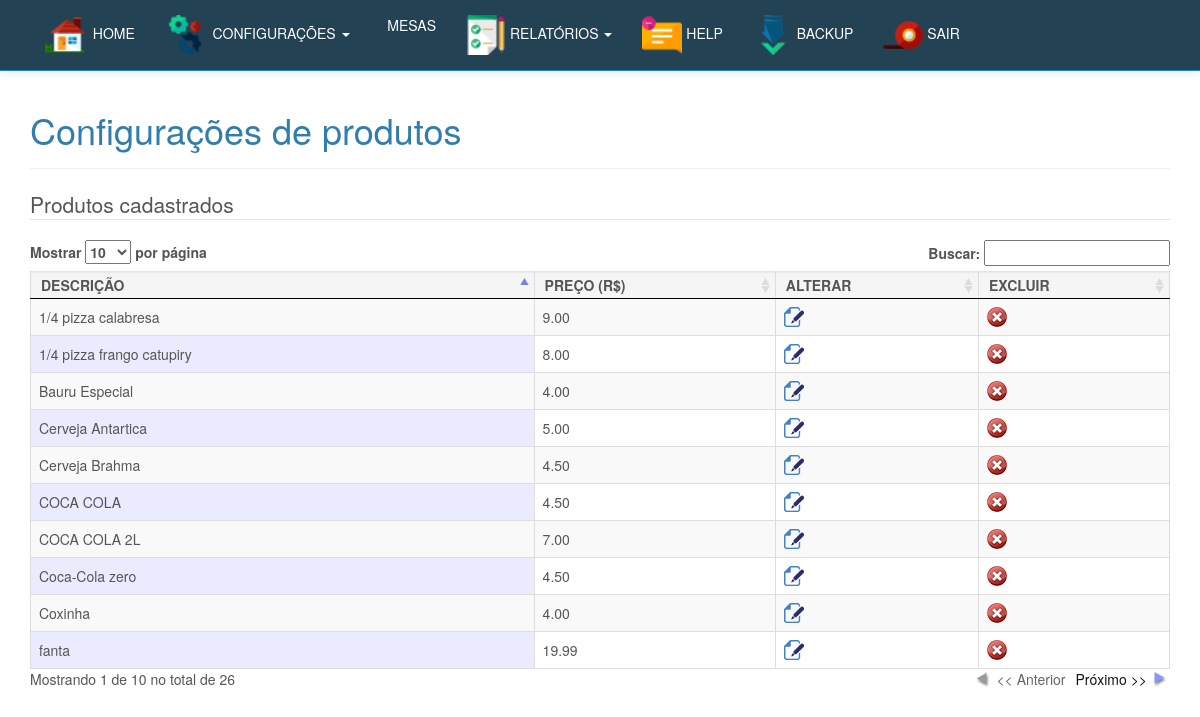
Screenshot of /inicio.php?btn=alterapreco (signed in) with the database file from the repository.
### tables this page shows
CREATE TABLE `tbl_produtos` (
  `cod` int(11) NOT NULL AUTO_INCREMENT,
  `nome` varchar(150) NOT NULL,
  `img` varchar(36) NOT NULL,
  `preco` varchar(10) NOT NULL,
  `id_categoria` int(30) NOT NULL,
  `destino` int(1) NOT NULL,
  PRIMARY KEY (`cod`)
);

### alterapreco.php (the view, shortened to what this page needs)
<h1>Alterar preços / excluir produtos</h1>
<div class="container">
<div class="bs-docs-section" >
<div class="row">
   <div class="col-lg-12">
      <div class="page-header">
         <h1 id="forms">Configurações de produtos</h1>
      </div>
   </div>
</div>
<div class="bs-docs-section">
<div class="row">
<div class="col-lg-12">
   <div class="bs-component">
      <legend>Produtos cadastrados</legend>
      <table class="well display dataTable table table-striped table-bordered" id="example">
         <thead>
            <tr>
               <th>DESCRIÇÃO</th>
               <th>PREÇO (R$)</th>
               <th>ALTERAR</th>
               <th>EXCLUIR</th>
            </tr>
         </thead>
         <tbody>
            <?php
               @$pesquizar = $_POST['pesquizar'];
               $sql_select = mysql_query("SELECT * FROM tbl_produtos WHERE nome like'$pesquizar%' ORDER BY nome ASC");
               while($ver = mysql_fetch_array($sql_select)){
               ?>
            <tr>
               <td><?php echo $ver['nome'] ?>
               </td>
               <td><?php echo str_replace(",",".",$ver['preco']); ?></td>
               <td>
                  <a href="#" onclick="$('#<?php echo $ver['cod']?>').show('slow'); $('#<?php echo $ver['cod']?>').load('updatePreco.php?cod=<?php echo $ver['cod']?>');  return false">
                  <img src="imagens/file_edit.png" width="20" height="20" border="0" />
                  </a>
               </td>
               <td >
                  <a href="javascript:confirmardel('?cod=<?php echo $ver['cod']?>')"><img src="imagens/excluir.png" width="20" height="20" border="0" /></a>
               </td>
            </tr>
            <?php } ?>
      </table>
   </div>
</div>

### css/demo_table.css (style rules this page uses)
table.display { margin: 0 auto; clear: both; width: 100%; }
table.display thead th { padding: 3px 18px 3px 10px; border-bottom: 1px solid black; font-weight: bold; cursor: pointer; * cursor: hand; }
table.display td { padding: 3px 10px; }
.sorting_asc { background: url('../imagens/sort_asc.png') no-repeat center right; }
.sorting { background: url('../imagens/sort_both.png') no-repeat center right; }
tr.odd { background-color: #E2E4FF; }
tr.even { background-color: white; }
tr.odd td.sorting_1 { background-color: #D3D6FF; }
tr.even td.sorting_1 { background-color: #EAEBFF; }

### rows the page displays
tbl_produtos: nome "1/4 pizza calabresa", preco "9.00"
tbl_produtos: nome "1/4 pizza frango catupiry", preco "8.00"
tbl_produtos: nome "Bauru Especial", preco "4.00"
tbl_produtos: nome "Cerveja Antartica", preco "5.00"
tbl_produtos: nome "Cerveja Brahma", preco "4.50"
tbl_produtos: nome "COCA COLA", preco "4.50"
tbl_produtos: nome "COCA COLA 2L", preco "7.00"
tbl_produtos: nome "Coca-Cola zero", preco "4.50"
tbl_produtos: nome "Coxinha", preco "4.00"
tbl_produtos: nome "fanta", preco "19.99"
